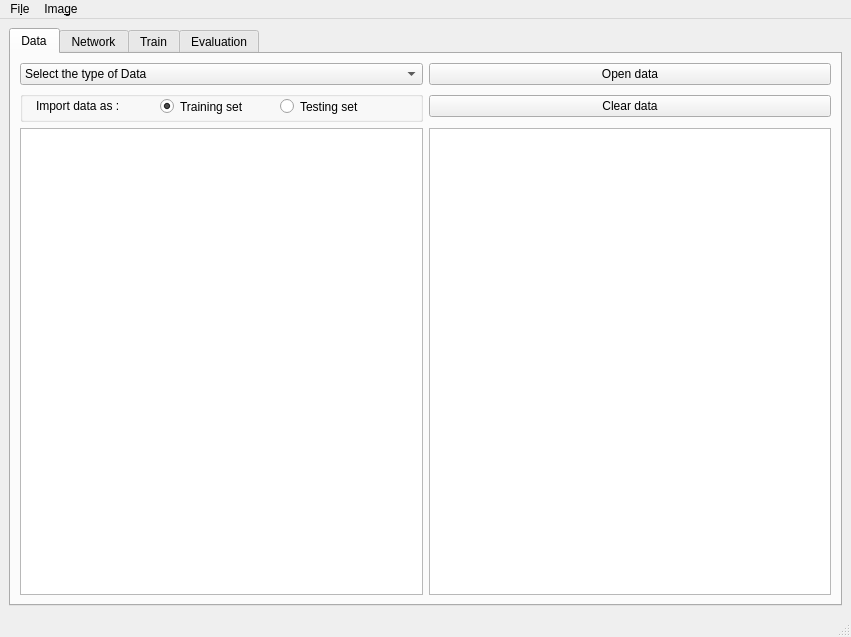
<?xml version="1.0" encoding="UTF-8"?>
<ui version="4.0">
 <class>PyTorchGui</class>
 <widget class="QMainWindow" name="PyTorchGui">
  <property name="geometry">
   <rect>
    <x>0</x>
    <y>0</y>
    <width>851</width>
    <height>637</height>
   </rect>
  </property>
  <property name="windowTitle">
   <string>PyTorch GUI</string>
  </property>
  <widget class="QWidget" name="centralwidget">
   <layout class="QGridLayout" name="gridLayout_2">
    <item row="0" column="0">
     <layout class="QGridLayout" name="gridLayout">
      <item row="0" column="0">
       <widget class="QTabWidget" name="tabWidget">
        <property name="whatsThis">
         <string>&lt;html&gt;&lt;head/&gt;&lt;body&gt;&lt;p&gt;&lt;br/&gt;&lt;/p&gt;&lt;/body&gt;&lt;/html&gt;</string>
        </property>
        <property name="currentIndex">
         <number>0</number>
        </property>
        <widget class="QWidget" name="data_tab">
         <attribute name="title">
          <string>Data</string>
         </attribute>
         <layout class="QGridLayout" name="gridLayout_5">
          <item row="0" column="0">
           <layout class="QGridLayout" name="gridLayout_4">
            <item row="2" column="1">
             <widget class="QPushButton" name="openDataFileButton">
              <property name="text">
               <string>Open data</string>
              </property>
              <property name="iconSize">
               <size>
                <width>8</width>
                <height>8</height>
               </size>
              </property>
             </widget>
            </item>
            <item row="2" column="0">
             <widget class="QComboBox" name="dataTypePicker">
              <item>
               <property name="text">
                <string>Select the type of Data</string>
               </property>
              </item>
              <item>
               <property name="text">
                <string>CIFAR10</string>
               </property>
              </item>
              <item>
               <property name="text">
                <string>CIFAR100</string>
               </property>
              </item>
              <item>
               <property name="text">
                <string>MNIST</string>
               </property>
              </item>
             </widget>
            </item>
            <item row="6" column="1">
             <widget class="QGraphicsView" name="graphicsView"/>
            </item>
            <item row="6" column="0">
             <widget class="QTableWidget" name="dataTable">
              <property name="minimumSize">
               <size>
                <width>0</width>
                <height>0</height>
               </size>
              </property>
              <property name="rowCount">
               <number>0</number>
              </property>
              <property name="columnCount">
               <number>3</number>
              </property>
              <attribute name="horizontalHeaderVisible">
               <bool>false</bool>
              </attribute>
              <attribute name="horizontalHeaderCascadingSectionResizes">
               <bool>false</bool>
              </attribute>
              <attribute name="horizontalHeaderHighlightSections">
               <bool>true</bool>
              </attribute>
              <attribute name="horizontalHeaderShowSortIndicator" stdset="0">
               <bool>true</bool>
              </attribute>
              <attribute name="horizontalHeaderStretchLastSection">
               <bool>true</bool>
              </attribute>
              <attribute name="verticalHeaderVisible">
               <bool>false</bool>
              </attribute>
              <attribute name="verticalHeaderCascadingSectionResizes">
               <bool>false</bool>
              </attribute>
              <column/>
              <column/>
              <column/>
             </widget>
            </item>
            <item row="3" column="1">
             <widget class="QPushButton" name="clearDataButton">
              <property name="text">
               <string>Clear data</string>
              </property>
             </widget>
            </item>
            <item row="3" column="0">
             <widget class="QGroupBox" name="groupBox">
              <property name="title">
               <string/>
              </property>
              <widget class="QRadioButton" name="trainingSetButton">
               <property name="geometry">
                <rect>
                 <x>140</x>
                 <y>5</y>
                 <width>100</width>
                 <height>21</height>
                </rect>
               </property>
               <property name="text">
                <string>Training set</string>
               </property>
               <property name="checked">
                <bool>true</bool>
               </property>
              </widget>
              <widget class="QRadioButton" name="testingSetButton">
               <property name="geometry">
                <rect>
                 <x>260</x>
                 <y>0</y>
                 <width>96</width>
                 <height>31</height>
                </rect>
               </property>
               <property name="text">
                <string>Testing set</string>
               </property>
              </widget>
              <widget class="QLabel" name="label">
               <property name="geometry">
                <rect>
                 <x>16</x>
                 <y>4</y>
                 <width>111</width>
                 <height>21</height>
                </rect>
               </property>
               <property name="text">
                <string>Import data as :</string>
               </property>
              </widget>
             </widget>
            </item>
           </layout>
          </item>
         </layout>
        </widget>
        <widget class="QWidget" name="network_tab">
         <attribute name="title">
          <string>Network</string>
         </attribute>
         <layout class="QVBoxLayout" name="verticalLayout">
          <item>
           <widget class="QLabel" name="defineNetworkLabel">
            <property name="text">
             <string>Define a network</string>
            </property>
           </widget>
          </item>
          <item>
           <layout class="QHBoxLayout" name="horizontalLayout_2"/>
          </item>
          <item>
           <widget class="QGraphicsView" name="netGFView"/>
          </item>
          <item>
           <layout class="QHBoxLayout" name="horizontalLayout">
            <item>
             <widget class="QComboBox" name="layerPicker"/>
            </item>
            <item>
             <widget class="QPushButton" name="addLayerButton">
              <property name="text">
               <string>Add a layer</string>
              </property>
             </widget>
            </item>
           </layout>
          </item>
          <item>
           <layout class="QHBoxLayout" name="horizontalLayout_6">
            <item>
             <widget class="QComboBox" name="activationFunctionPicker">
              <property name="currentIndex">
               <number>-1</number>
              </property>
             </widget>
            </item>
            <item>
             <widget class="QPushButton" name="addActivationFunctionButton">
              <property name="text">
               <string>Add an activation function</string>
              </property>
             </widget>
            </item>
           </layout>
          </item>
          <item>
           <layout class="QHBoxLayout" name="horizontalLayout_5">
            <item>
             <widget class="QComboBox" name="addedLayerPicker"/>
            </item>
            <item>
             <widget class="QPushButton" name="editLayerButton">
              <property name="text">
               <string>Edit layer</string>
              </property>
             </widget>
            </item>
            <item>
             <widget class="QPushButton" name="setFirstLayerButton">
              <property name="text">
               <string>Set as first layer</string>
              </property>
             </widget>
            </item>
           </layout>
          </item>
          <item>
           <layout class="QHBoxLayout" name="horizontalLayout_3">
            <item>
             <widget class="QComboBox" name="lossFunctionPicker">
              <property name="currentIndex">
               <number>0</number>
              </property>
              <item>
               <property name="text">
                <string>Select a loss function</string>
               </property>
              </item>
             </widget>
            </item>
            <item>
             <widget class="QPushButton" name="setLossFunctionButton">
              <property name="text">
               <string>Confirm</string>
              </property>
             </widget>
            </item>
            <item>
             <widget class="QComboBox" name="optimizerFunctionPicker">
              <item>
               <property name="text">
                <string>Select optimizer function</string>
               </property>
              </item>
             </widget>
            </item>
            <item>
             <widget class="QPushButton" name="setOptimizerFunctionButton">
              <property name="text">
               <string>Confirm</string>
              </property>
             </widget>
            </item>
           </layout>
          </item>
          <item>
           <layout class="QHBoxLayout" name="horizontalLayout_4">
            <item>
             <widget class="QPushButton" name="loadNetworkButton">
              <property name="text">
               <string>Load</string>
              </property>
             </widget>
            </item>
            <item>
             <widget class="QPushButton" name="saveNetworkButton">
              <property name="text">
               <string>Save</string>
              </property>
             </widget>
            </item>
           </layout>
          </item>
         </layout>
        </widget>
        <widget class="QWidget" name="train_tab">
         <attribute name="title">
          <string>Train</string>
         </attribute>
         <layout class="QGridLayout" name="gridLayout_3">
          <item row="0" column="0">
           <layout class="QFormLayout" name="formLayout">
            <property name="fieldGrowthPolicy">
             <enum>QFormLayout::ExpandingFieldsGrow</enum>
            </property>
            <item row="0" column="0">
             <widget class="QLabel" name="trainingSetLabel">
              <property name="text">
               <string>Training set</string>
              </property>
             </widget>
            </item>
            <item row="0" column="1">
             <widget class="QComboBox" name="trainingSetPicker">
              <property name="accessibleName">
               <string/>
              </property>
             </widget>
            </item>
            <item row="1" column="0">
             <widget class="QLabel" name="epochNumberlabel">
              <property name="text">
               <string>Number of epochs</string>
              </property>
             </widget>
            </item>
            <item row="1" column="1">
             <widget class="QSpinBox" name="epochNumberBox">
              <property name="maximum">
               <number>1000000000</number>
              </property>
             </widget>
            </item>
            <item row="6" column="0">
             <widget class="QPushButton" name="startTrainButton">
              <property name="text">
               <string>Start Train</string>
              </property>
             </widget>
            </item>
            <item row="2" column="0">
             <widget class="QLabel" name="batchSizeLabel">
              <property name="text">
               <string>Batch size</string>
              </property>
             </widget>
            </item>
            <item row="2" column="1">
             <widget class="QSpinBox" name="batchSizeBox">
              <property name="maximum">
               <number>100000</number>
              </property>
             </widget>
            </item>
            <item row="3" column="0">
             <widget class="QLabel" name="numWorkersLabel">
              <property name="text">
               <string>Workers number</string>
              </property>
             </widget>
            </item>
            <item row="5" column="0">
             <widget class="QCheckBox" name="shufflingCheckBox">
              <property name="text">
               <string>Shuffling</string>
              </property>
              <property name="checked">
               <bool>true</bool>
              </property>
             </widget>
            </item>
            <item row="3" column="1">
             <widget class="QSpinBox" name="numWorkersBox">
              <property name="minimum">
               <number>1</number>
              </property>
              <property name="maximum">
               <number>64</number>
              </property>
              <property name="value">
               <number>2</number>
              </property>
             </widget>
            </item>
           </layout>
          </item>
         </layout>
        </widget>
        <widget class="QWidget" name="eval_tab">
         <attribute name="title">
          <string>Evaluation</string>
         </attribute>
         <widget class="QLabel" name="testSetLabel">
          <property name="geometry">
           <rect>
            <x>20</x>
            <y>30</y>
            <width>71</width>
            <height>16</height>
           </rect>
          </property>
          <property name="text">
           <string>Testing set</string>
          </property>
         </widget>
         <widget class="QComboBox" name="testSetPicker">
          <property name="geometry">
           <rect>
            <x>110</x>
            <y>30</y>
            <width>76</width>
            <height>28</height>
           </rect>
          </property>
         </widget>
         <widget class="QPushButton" name="launchTestButton">
          <property name="geometry">
           <rect>
            <x>370</x>
            <y>490</y>
            <width>89</width>
            <height>30</height>
           </rect>
          </property>
          <property name="text">
           <string>Launch test</string>
          </property>
         </widget>
        </widget>
       </widget>
      </item>
     </layout>
    </item>
   </layout>
  </widget>
  <widget class="QStatusBar" name="statusbar"/>
  <widget class="QMenuBar" name="menuBar">
   <property name="geometry">
    <rect>
     <x>0</x>
     <y>0</y>
     <width>851</width>
     <height>26</height>
    </rect>
   </property>
   <widget class="QMenu" name="menuFile">
    <property name="title">
     <string>Fi&amp;le</string>
    </property>
    <addaction name="actionNew"/>
    <addaction name="actionQuit"/>
   </widget>
   <widget class="QMenu" name="menuImage">
    <property name="title">
     <string>Ima&amp;ge</string>
    </property>
    <addaction name="actionShow_landmarks"/>
   </widget>
   <addaction name="menuFile"/>
   <addaction name="menuImage"/>
  </widget>
  <action name="actionShow_landmarks">
   <property name="text">
    <string>&amp;Show landmarks</string>
   </property>
  </action>
  <action name="actionQuit">
   <property name="text">
    <string>&amp;Quit</string>
   </property>
  </action>
  <action name="actionNew">
   <property name="text">
    <string>New Scratch</string>
   </property>
  </action>
 </widget>
 <resources/>
 <connections>
  <connection>
   <sender>actionQuit</sender>
   <signal>triggered()</signal>
   <receiver>PyTorchGui</receiver>
   <slot>close()</slot>
   <hints>
    <hint type="sourcelabel">
     <x>-1</x>
     <y>-1</y>
    </hint>
    <hint type="destinationlabel">
     <x>425</x>
     <y>318</y>
    </hint>
   </hints>
  </connection>
 </connections>
</ui>
